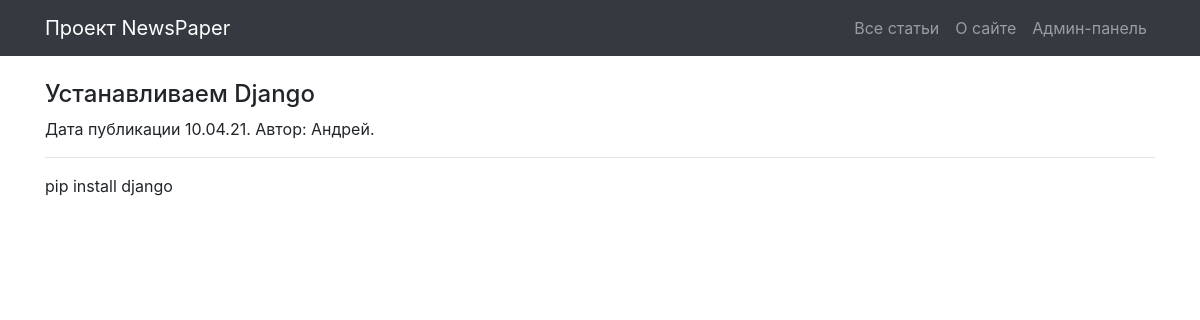
Screenshot of /news/10 with the database file from the repository.
### NewsPaper/models.py (models this page shows, shortened)
class Post(models.Model):
    category = models.ManyToManyField(Category, through='PostCategory')
    author = models.ForeignKey(Author, on_delete=models.CASCADE)
    post_type = models.CharField(max_length=10, choices=[(
        'AR', 'Article'), ('NE', 'News')], default='AR')
    datetime = models.DateTimeField(auto_now_add=True)
    title = models.CharField(max_length=256)
    text = models.TextField(blank=True)
    rating = models.IntegerField(default=0)
    class Meta:
        verbose_name = 'Пост'
        verbose_name_plural = 'Посты'

class Author(models.Model):
    user = models.OneToOneField(User, on_delete=models.CASCADE)
    author_rating = models.IntegerField(default=0)
    class Meta:
        verbose_name = 'Автор'
        verbose_name_plural = 'Авторы'
    def __str__(self):
        return self.user.username

### NewsPaper/views.py (the view)
# urls.py: path('<int:pk>', NewDetail.as_view()),
class NewDetail(DetailView):
    model = Post
    template_name = 'new.html'
    context_object_name = 'new'

### NewsPaper/templates/new.html (shortened to what this page needs)
{% extends 'flatpages/default.html' %}
{% block content %}
<h4>{{ new.title }}</h4>
<p>Дата публикации {{ new.datetime|date:'d.m.y' }}. Автор: {{ new.author }}.</p>
<hr>
{{ new.text }}
{% endblock content %}

### rows the page displays
Post: title "Устанавливаем Django", datetime "10.04.21", author "Андрей", text "pip install django"
